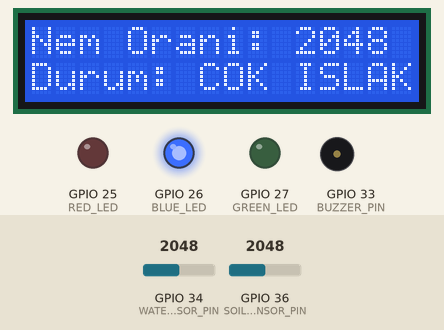
Simulated run of this sketch. Board: ESP32. Parts: 16×2 character LCD, output pins drawn as LEDs (lit = HIGH), buzzer (waves = sounding, pin HIGH). Inputs (shaded band) come from the test bench; at power-on: GPIO 36 (SOIL_SENSOR_PIN) = 2048, GPIO 34 (WATER_SENSOR_PIN) = 2048. WiFi joins after 1.5 s; servers stay silent unless stated; web services answer with replies made up by the test bench; what the sketch prints to the serial monitor is not drawn.

Above: at 2.7 s.
2.8 s: GPIO 36 (SOIL_SENSOR_PIN) set to 2126
At 5.4 s:
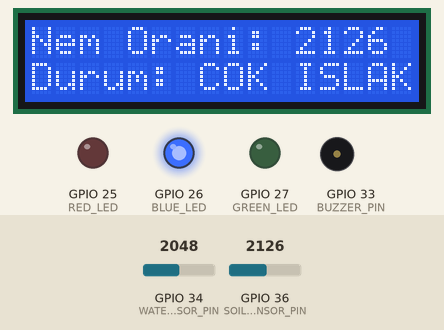
5.7 s: GPIO 36 (SOIL_SENSOR_PIN) set to 2249
At 7.3 s:
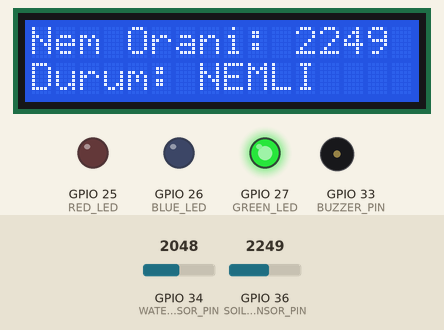
8.1 s: GPIO 36 (SOIL_SENSOR_PIN) set to 3840
At 10.3 s:
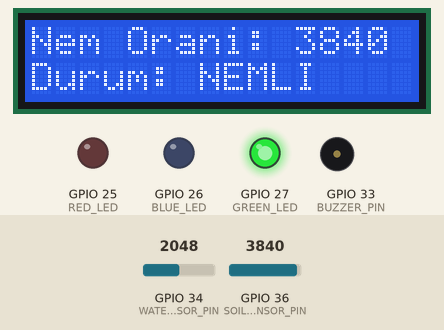
10.6 s: GPIO 36 (SOIL_SENSOR_PIN) set to 3928
At 12.3 s:
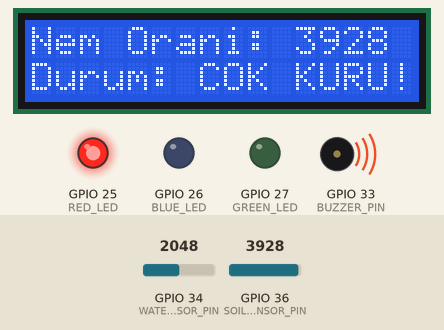
Timing chart, 0 to 13.8 s (numbered marks = the images above; inputs shaded):
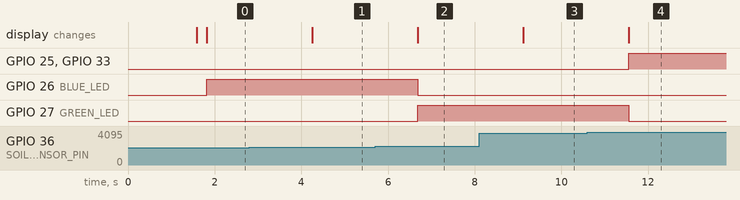

The sketch:

Bitki-Bakim-Robotu.ino
```cpp
#include <Arduino.h>
#include <WiFi.h>
#include <HTTPClient.h>
#include <Wire.h>
#include <LiquidCrystal_I2C.h>

// LCD ekran ayarı
LiquidCrystal_I2C lcd(0x27, 16, 2);

// Wi-Fi Bilgileri
#define WIFI_SSID "ASLI ŞEMŞİMOĞLU"
#define WIFI_PASSWORD "asli1903"

// Thingspeak API Bilgileri
#define THINGSPEAK_API_KEY "KB6R9FA25OO05DNQ"  // Thingspeak Write API Key
#define THINGSPEAK_URL "http://api.thingspeak.com/update"

// Pin Tanımları
#define SOIL_SENSOR_PIN 36 // Toprak nem sensörü
#define WATER_SENSOR_PIN 34 // Su sensörü
#define RED_LED 25         // Kırmızı LED
#define GREEN_LED 27       // Yeşil LED
#define BLUE_LED 26        // Mavi LED
#define BUZZER_PIN 33      // Buzzer

int prevSoilState = -1; // Önceki toprak durumu

// Toprak nem seviyesi okuma
int readSoilMoisture() {
  int total = 0;
  for (int i = 0; i < 10; i++) {
    total += analogRead(SOIL_SENSOR_PIN);
    delay(10);
  }
  return total / 10;
}

// Su seviyesi okuma
int readWaterLevel() {
  int total = 0;
  for (int i = 0; i < 10; i++) {
    total += analogRead(WATER_SENSOR_PIN);
    delay(10);
  }
  return total / 10;
}

void setup() {
  pinMode(SOIL_SENSOR_PIN, INPUT);
  pinMode(WATER_SENSOR_PIN, INPUT);
  pinMode(RED_LED, OUTPUT);
  pinMode(GREEN_LED, OUTPUT);
  pinMode(BLUE_LED, OUTPUT);
  pinMode(BUZZER_PIN, OUTPUT);

  Serial.begin(115200);

  // LCD ekran başlat
  lcd.init();
  lcd.backlight();

  // Wi-Fi bağlantısı
  Serial.print("Wi-Fi'ye bağlanılıyor...");
  WiFi.begin(WIFI_SSID, WIFI_PASSWORD);
  while (WiFi.status() != WL_CONNECTED) {
    delay(500);
    Serial.print(".");
  }
  Serial.println("\nWi-Fi bağlantısı başarılı!");
  lcd.clear();
  lcd.print("Wi-Fi Baglandi");
}

void loop() {
  int soilMoisture = readSoilMoisture(); // Toprak nemi oku
  int waterLevel = readWaterLevel();    // Su seviyesi oku
  int soilState;

  // Nem seviyesine göre durumu belirle
  if (soilMoisture < 2200) {
    soilState = 2; // Çok sulu
  } else if (soilMoisture >= 2200 && soilMoisture < 3900) {
    soilState = 1; // Nemli
  } else {
    soilState = 0; // Kuru
  }

  // LCD ekran güncellemesi
  lcd.clear();
  lcd.setCursor(0, 0);
  lcd.print("Nem Orani: ");
  lcd.print(soilMoisture);
  lcd.setCursor(0, 1);

  if (soilState == 0) {
    lcd.print("Durum: COK KURU!");
  } else if (soilState == 1) {
    lcd.print("Durum: NEMLI   ");
  } else {
    lcd.print("Durum: COK ISLAK");
  }

  // LED ve buzzer kontrolü
  if (soilState != prevSoilState) {
    if (soilState == 0) {
      digitalWrite(RED_LED, HIGH);
      digitalWrite(GREEN_LED, LOW);
      digitalWrite(BLUE_LED, LOW);
      digitalWrite(BUZZER_PIN, HIGH);
      Serial.println("DRY");
    } else if (soilState == 1) {
      digitalWrite(RED_LED, LOW);
      digitalWrite(GREEN_LED, HIGH);
      digitalWrite(BLUE_LED, LOW);
      digitalWrite(BUZZER_PIN, LOW);
      Serial.println("MOIST");
    } else {
      digitalWrite(RED_LED, LOW);
      digitalWrite(GREEN_LED, LOW);
      digitalWrite(BLUE_LED, HIGH);
      digitalWrite(BUZZER_PIN, LOW);
      Serial.println("WET");
    }

    prevSoilState = soilState;
  }

  // Su seviyesi kontrolü
  Serial.print("Su Seviyesi: ");
  Serial.println(waterLevel);

  // Thingspeak'e veri gönderimi
  HTTPClient http;
  String url = THINGSPEAK_URL;
  url += "?api_key=" + String(THINGSPEAK_API_KEY);
  url += "&field1=" + String(soilMoisture); // Nem seviyesi
  url += "&field2=" + String(waterLevel);  // Su seviyesi

  http.begin(url);
  int httpResponseCode = http.GET();

  if (httpResponseCode > 0) {
    Serial.print("Thingspeak'e veri gönderildi. HTTP Kodu: ");
    Serial.println(httpResponseCode);
  } else {
    Serial.print("Thingspeak'e veri gönderme hatası. HTTP Hatası: ");
    Serial.println(httpResponseCode);
  }
  http.end();

  delay(2000); // 2 saniyede bir güncelle
}
```

Measured:
- the behaviour switches between 2199 and 2200 on GPIO 36 (SOIL_SENSOR_PIN) (found by bisection; images 1 and 2)
- the behaviour switches between 3899 and 3900 on GPIO 36 (SOIL_SENSOR_PIN) (found by bisection; images 3 and 4)
- after the input at 2.8 s, the display: changes after 1.5 s (image 1)
- after the input at 5.7 s, GPIO 26 (BLUE_LED): HIGH → LOW after 0.99 s; GPIO 27 (GREEN_LED): LOW → HIGH after 0.99 s; the display: changes after 0.99 s (image 2)
- after the input at 8.1 s, the display: changes after 1.0 s (image 3)
- after the input at 10.6 s, GPIO 25 (RED_LED), GPIO 33 (BUZZER_PIN): LOW → HIGH after 0.96 s; GPIO 27 (GREEN_LED): HIGH → LOW after 0.96 s; the display: changes after 0.96 s (image 4)
